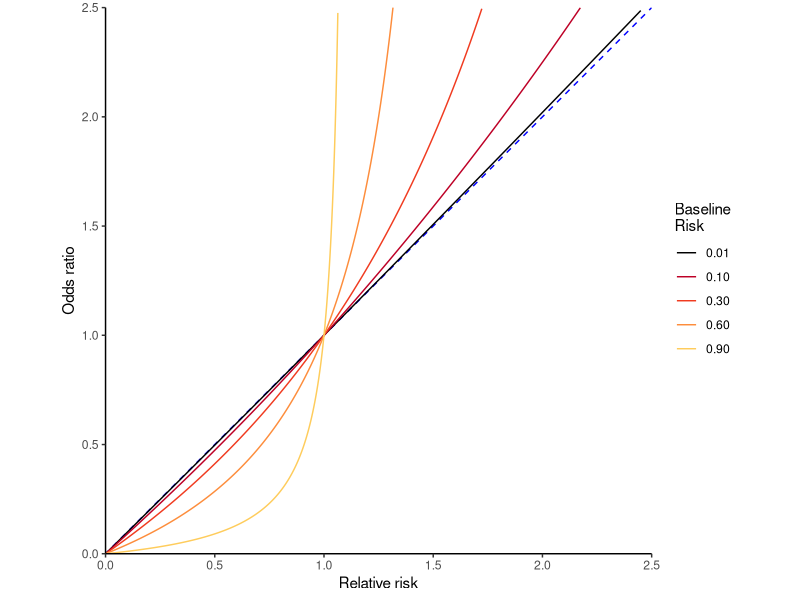

The R source for this figure:
## ---- chunk 1
#| label: fig-or-rr
#| fig-cap: "Relationship between odds ratio and relative risk depending on baseline risk."

RR2OR <- function(RR, baseline){
  ((1 - baseline) * RR) / (1 - RR * baseline)
}

library(ggplot2)
p <- ggplot() +
  scale_x_continuous(limits=c(0,2.5)) +
  scale_y_continuous(limits=c(0,2.5)) +
  geom_abline(intercept=0, slope=1, linetype="dashed", colour='blue') +
  geom_function(aes(colour = "0.01"), fun = RR2OR, args = list(baseline=0.01)) +
  geom_function(aes(colour = "0.10"), n=200, fun = RR2OR, args = list(baseline=0.10)) +
  geom_function(aes(colour = "0.30"), n=300, fun = RR2OR, args = list(baseline=0.30)) +
  geom_function(aes(colour = "0.60"), n=400, fun = RR2OR, args = list(baseline=0.60)) +
  geom_function(aes(colour = "0.90"), n=1200, fun = RR2OR, args = list(baseline=0.90)) +
  scale_colour_manual(values = c("black","#BD0026","#F03B20","#FD8D3C","#FECC5C"), name="Baseline\nRisk") +
  theme_classic() +
  coord_fixed(expand=F) +
  xlab("Relative risk") +
  ylab("Odds ratio")

suppressWarnings(print(p))
